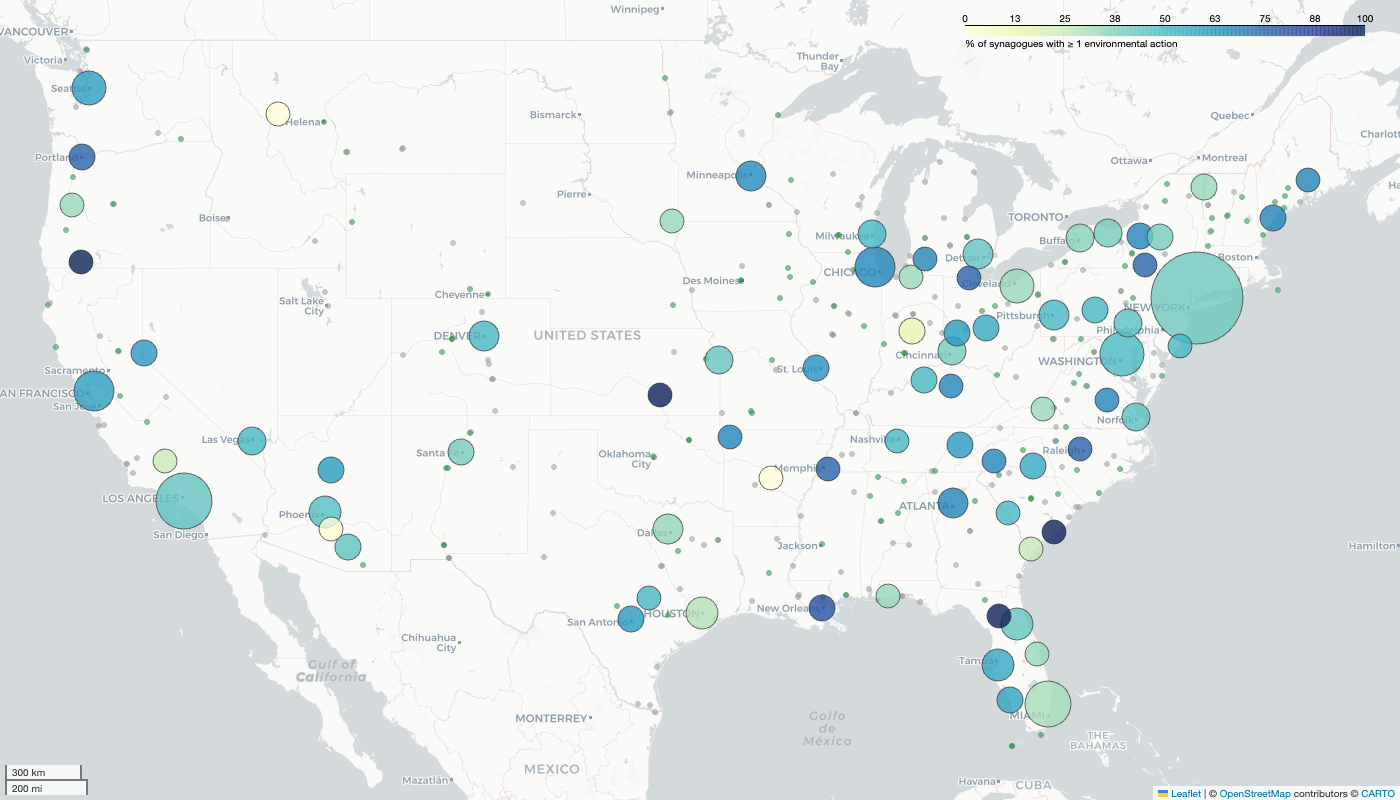

This chart was generated by the following Python code:
"""
Two-resolution map of environmental action: bubbles wherever synagogue dots
would visually overlap at the rendered scale, individual dots everywhere else.

Bubbles
-------
Rather than a fixed list of metro areas, bubbles are formed dynamically: every
crawled, coordinate-having synagogue is projected into the same Web Mercator
pixel space Leaflet itself uses at the zoom level this map's `fit_bounds` will
land on (see `compute_fit_zoom`), then clustered with DBSCAN using a pixel-
distance threshold (`CLUSTER_EPS_PX`) approximating "these dots would overlap
on screen." Any cluster with >= `MIN_CLUSTER_SIZE` points becomes one bubble:
bubble AREA (not radius) is proportional to synagogue count, bubble FILL COLOR
is the percentage of that cluster's synagogues with >=1 environmental action.
This naturally produces many small bubbles for small/mid-size cities and a few
large ones for the biggest metros, with no hand-maintained city list — see
KNOWN_DATA_ISSUES.md for why this is scale-dependent (tied to the fixed
MAP_WIDTH_PX/MAP_HEIGHT_PX render size below).

Dots
----
Every synagogue DBSCAN leaves as noise (not close enough to >= MIN_CLUSTER_SIZE
neighbors to form a bubble) gets its own small dot, colored by whether it has
>=1 action.

Rendering
---------
Built with Folium (real Leaflet.js, unlike every other interactive map in this
repo, which is Plotly). The tracked deliverable is a static PNG: the Folium
HTML is rendered headless in Chrome (via selenium) and screenshotted. This is
the ONLY figure in `11_analysis` that needs live internet access at
regeneration time (to fetch CartoDB basemap tiles) in addition to the DB
tunnel every other script needs. No on-map legend or zoom control — kept
deliberately minimal; bubble/dot semantics are documented here and in
figure_statistics.md instead.

Outputs (into the --source output dir):
  dense_area_bubble_map.html   interactive Folium map
  dense_area_bubble_map.png    static screenshot (primary tracked figure)
  dense_area_bubble_map.json   per-cluster + outside-area counts, for
                                figure_statistics.md

Usage:
    python 11_analysis/dense_area_bubble_map.py [--source page_chunks] [--tile-wait 3.0]
        [--color-by {pct_action,mean_actions}] [--radius-scale {sqrt,log}] [--legend]

    Non-default --color-by/--radius-scale/--legend combos write to a suffixed
    filename (e.g. dense_area_bubble_map_mean_actions_legend.png) rather than
    the default dense_area_bubble_map.png, so variants can be compared side by
    side without overwriting the tracked figure.
"""

import argparse
import json
import math
import os
import sys
import time
from pathlib import Path

import numpy as np
import pandas as pd
import psycopg2
import folium
from branca.colormap import linear
from dotenv import load_dotenv
from sklearn.cluster import DBSCAN

ROOT = Path(__file__).parent.parent
load_dotenv(ROOT / ".env")
HERE = Path(__file__).parent
OUT = HERE          # reassigned in main() from --source
sys.path.insert(0, str(HERE / "recreate_existing"))
import recreate_common as rc  # noqa: E402
from recreate_common import excluded_ids_sql  # noqa: E402

# Same contiguous-US box the original crawl was scoped to.
US_LAT = (24.0, 49.0)
US_LON = (-125.0, -66.0)

MAP_WIDTH_PX = 1400
MAP_HEIGHT_PX = 800
TILE_SIZE = 256          # Leaflet's default tile size, in px

# Two dots whose projected centers land within this many px of each other are
# treated as "would visually overlap" at the fit zoom computed below. Tuned by
# eye against the rendered PNG, not derived analytically.
CLUSTER_EPS_PX = 10
MIN_CLUSTER_SIZE = 3     # fewer than this stays individual dots, not a bubble

MIN_RADIUS_PX = 10
MAX_RADIUS_PX = 46
ACTION_COLOR = "#238b45"     # outside dot, took >=1 action
NO_ACTION_COLOR = "#969696"  # outside dot, no action


def get_conn():
    return psycopg2.connect(
        host=os.getenv("DB_HOST", "localhost"),
        port=int(os.getenv("DB_PORT", 8989)),
        dbname=os.getenv("DB_NAME", "synagogues"),
        user=os.getenv("DB_USER", "research"),
        password=os.getenv("DB_PASSWORD"),
    )


def load_points() -> pd.DataFrame:
    """One row per crawled, coordinate-having synagogue: id, name, lat, lon,
    n_actions (0 if none). Same population as synagogue_action_pointcloud.py."""
    conn = get_conn()
    cur = conn.cursor()
    cur.execute(f"""
        WITH crawled AS (
            SELECT DISTINCT s.id, s.name, s.lat, s.lon
            FROM synagogues s
            JOIN websites w ON w.synagogue_id = s.id AND w.has_error = FALSE
            WHERE s.lat IS NOT NULL AND s.lon IS NOT NULL
              AND {excluded_ids_sql("s")}
        ),
        action_counts AS (
            SELECT s.id, COUNT(*) AS n_actions
            FROM synagogues s
            JOIN websites w ON w.synagogue_id = s.id AND w.has_error = FALSE
            JOIN web_pages wp ON wp.website_id = w.id
            {rc.action_join_sql("wp", "c", "m")}
            WHERE c.category <> 'N/A' AND c.category IS NOT NULL
              AND (c.error IS NULL OR c.error = '')
              AND {excluded_ids_sql("s")}
            GROUP BY s.id
        )
        SELECT c.id, c.name, c.lat, c.lon, COALESCE(ac.n_actions, 0) AS n_actions
        FROM crawled c
        LEFT JOIN action_counts ac ON ac.id = c.id
    """)
    df = pd.DataFrame(cur.fetchall(), columns=["id", "name", "lat", "lon", "n_actions"])
    cur.close(); conn.close()
    return df


def _mercator_xy(lat: float, lon: float) -> tuple[float, float]:
    """Normalized (x, y) in [0, 1] x [0, 1], standard Web Mercator (EPSG:3857)
    as used by every slippy-map tile scheme, including Leaflet's default."""
    x = (lon + 180.0) / 360.0
    lat_rad = math.radians(lat)
    y = 0.5 - math.log(math.tan(math.pi / 4 + lat_rad / 2)) / (2 * math.pi)
    return x, y


def compute_fit_zoom(width_px: int, height_px: int,
                      lat_range: tuple, lon_range: tuple) -> int:
    """The zoom level Leaflet's `fit_bounds` will settle on for this bbox and
    container size. Leaflet computes a continuous best-fit zoom then snaps
    DOWN to the nearest integer (default zoomSnap=1) so the bounds are
    guaranteed to still fit — replicate both steps so clustering happens at
    the zoom the final screenshot will actually render at."""
    x0, _ = _mercator_xy(0, lon_range[0])
    x1, _ = _mercator_xy(0, lon_range[1])
    _, y_north = _mercator_xy(lat_range[1], 0)
    _, y_south = _mercator_xy(lat_range[0], 0)
    bbox_w, bbox_h = (x1 - x0), (y_south - y_north)
    scale = min(width_px / (bbox_w * TILE_SIZE), height_px / (bbox_h * TILE_SIZE))
    return math.floor(math.log2(scale))


def _project_px(lat: float, lon: float, zoom: int) -> tuple[float, float]:
    x, y = _mercator_xy(lat, lon)
    world_px = TILE_SIZE * (2 ** zoom)
    return x * world_px, y * world_px


def cluster_points(df: pd.DataFrame) -> tuple[list[dict], pd.DataFrame, int]:
    """DBSCAN over each point's on-screen pixel position at the zoom this map
    will actually render at. Returns (bubbles, outside_df, zoom_used)."""
    zoom = compute_fit_zoom(MAP_WIDTH_PX, MAP_HEIGHT_PX, US_LAT, US_LON)
    coords = np.array([_project_px(lat, lon, zoom)
                        for lat, lon in zip(df["lat"], df["lon"])])
    labels = DBSCAN(eps=CLUSTER_EPS_PX, min_samples=MIN_CLUSTER_SIZE).fit_predict(coords)
    df = df.copy()
    df["cluster"] = labels
    df["took_action"] = df["n_actions"] > 0

    bubbles = []
    for cluster_id, g in df[df["cluster"] != -1].groupby("cluster"):
        bubbles.append({
            "n": int(len(g)),
            "n_with_action": int(g["took_action"].sum()),
            "pct_with_action": round(100 * g["took_action"].mean(), 1),
            # mean action count per synagogue in the cluster, over ALL of its
            # synagogues (incl. zero-action ones) — the "per_synagogue" metric,
            # not "per env-active synagogue" (matches fig_categories_per_synagogue
            # etc. elsewhere in this repo).
            "mean_actions": round(float(g["n_actions"].mean()), 2),
            "centroid_lat": round(float(g["lat"].mean()), 4),
            "centroid_lon": round(float(g["lon"].mean()), 4),
        })
    bubbles.sort(key=lambda b: -b["n"])

    outside = df[df["cluster"] == -1]
    return bubbles, outside, zoom


def build_stats(df: pd.DataFrame) -> tuple[dict, pd.DataFrame]:
    bubbles, outside, zoom = cluster_points(df)
    stats = {
        "source": rc.get_source(),
        "n_total": int(len(df)),
        "cluster_eps_px": CLUSTER_EPS_PX,
        "min_cluster_size": MIN_CLUSTER_SIZE,
        "fit_zoom_used": zoom,
        "n_bubbles": len(bubbles),
        "buckets": bubbles,
        "n_outside": int(len(outside)),
        "n_outside_with_action": int(outside["took_action"].sum()),
        "pct_outside_with_action": (round(100 * outside["took_action"].mean(), 1)
                                     if len(outside) else None),
    }
    return stats, outside


def bubble_radius(n: int, min_n: int, max_n: int, scale: str = "sqrt") -> float:
    """Radius (px), by one of two scales:
      - "sqrt" (default): drawn AREA proportional to n, standard cartographic
        practice, anchored at 0 (radius 0 would mean n=0).
      - "log": linear in log(n) between the smallest and largest bubble in this
        run, i.e. equal ratios of n get equal radius steps — compresses the
        huge gap between a 1000+ -synagogue metro and a 3-synagogue cluster
        (both survive MIN_CLUSTER_SIZE) far less harshly than sqrt does.
    """
    if max_n <= 0:
        return MIN_RADIUS_PX
    if scale == "log":
        if max_n <= min_n:
            return MAX_RADIUS_PX
        frac = (math.log(n) - math.log(min_n)) / (math.log(max_n) - math.log(min_n))
        return MIN_RADIUS_PX + (MAX_RADIUS_PX - MIN_RADIUS_PX) * frac
    return MIN_RADIUS_PX + (MAX_RADIUS_PX - MIN_RADIUS_PX) * math.sqrt(n / max_n)


def build_map(stats: dict, outside: pd.DataFrame, color_by: str = "pct_action",
              radius_scale: str = "sqrt", legend: bool = False) -> folium.Map:
    center_lat = sum(US_LAT) / 2
    center_lon = sum(US_LON) / 2
    m = folium.Map(location=[center_lat, center_lon], tiles="cartodbpositron",
                    zoom_start=5, zoom_control=False, control_scale=True,
                    width=MAP_WIDTH_PX, height=MAP_HEIGHT_PX)
    m.get_root().html.add_child(folium.Element(
        "<style>body{margin:0;padding:0;}</style>"))
    m.fit_bounds([[US_LAT[0], US_LON[0]], [US_LAT[1], US_LON[1]]])

    if color_by == "mean_actions":
        color_field, color_caption = "mean_actions", "Mean action count per synagogue"
        color_max = max((b["mean_actions"] for b in stats["buckets"]), default=1) or 1
        cmap = linear.YlGnBu_09.scale(0, color_max)
    else:
        color_field, color_caption = "pct_with_action", "% of synagogues with ≥ 1 environmental action"
        cmap = linear.YlGnBu_09.scale(0, 100)
    cmap.caption = color_caption
    cmap.add_to(m)

    ns = [b["n"] for b in stats["buckets"]]
    min_n, max_n = (min(ns), max(ns)) if ns else (1, 1)

    # outside dots first, so bubbles draw on top
    for _, r in outside.iterrows():
        color = ACTION_COLOR if r["took_action"] else NO_ACTION_COLOR
        folium.CircleMarker(
            location=[r["lat"], r["lon"]], radius=3,
            color=None, fill=True, fill_color=color, fill_opacity=0.55,
            weight=0,
            tooltip=f"{r['name']}<br>actions: {int(r['n_actions'])}",
        ).add_to(m)

    for b in stats["buckets"]:
        folium.CircleMarker(
            location=[b["centroid_lat"], b["centroid_lon"]],
            radius=bubble_radius(b["n"], min_n, max_n, radius_scale),
            color="#333333", weight=1, opacity=0.7,
            fill=True, fill_color=cmap(b[color_field]), fill_opacity=0.78,
            tooltip=(f"{b['n']} synagogues<br>"
                     f"{b['pct_with_action']:.0f}% with ≥ 1 action<br>"
                     f"{b['mean_actions']:.2f} mean actions/synagogue"),
        ).add_to(m)

    if legend:
        _add_legend(m, min_n, max_n, radius_scale)
    return m


def _add_legend(m: folium.Map, min_n: int, max_n: int, radius_scale: str) -> None:
    """Bubble-size reference + outside-dot color key, appended after the map's
    own div (fixed pixel size, not "100%") so it renders as a normal block
    below the map instead of a floating overlay that could hide data."""
    ref_counts = sorted({int(max(min_n, round(max_n * f, -1) or min_n))
                          for f in (0.15, 0.5, 1.0)} | {min_n})
    size_items = "".join(
        f'<div style="display:flex;align-items:center;margin-right:22px;">'
        f'<div style="width:{2*bubble_radius(n, min_n, max_n, radius_scale):.0f}px;'
        f'height:{2*bubble_radius(n, min_n, max_n, radius_scale):.0f}px;border-radius:50%;'
        f'background:#cccccc;border:1px solid #333;flex-shrink:0;"></div>'
        f'<span style="margin-left:6px;white-space:nowrap;">{n} synagogues</span></div>'
        for n in ref_counts
    )
    legend_html = f"""
    <div style="width:{MAP_WIDTH_PX}px; box-sizing:border-box; background:white;
                padding: 10px 16px; border-top: 1px solid #ccc;
                font-size: 13px; font-family: sans-serif; display:flex;
                align-items:center; flex-wrap:wrap; gap:10px 30px;">
      <div style="display:flex; align-items:center; flex-wrap:wrap;">
        <span style="font-weight:bold; margin-right:14px; white-space:nowrap;">
          Bubble size = synagogue count ({radius_scale} radius)</span>
        {size_items}
      </div>
      <div style="display:flex; align-items:center;">
        <span style="font-weight:bold; margin-right:14px; white-space:nowrap;">
          Outside dots</span>
        <div style="display:flex;align-items:center;margin-right:16px;">
          <div style="width:10px;height:10px;border-radius:50%;
                      background:{ACTION_COLOR};flex-shrink:0;"></div>
          <span style="margin-left:6px;white-space:nowrap;">&ge; 1 action</span></div>
        <div style="display:flex;align-items:center;">
          <div style="width:10px;height:10px;border-radius:50%;
                      background:{NO_ACTION_COLOR};flex-shrink:0;"></div>
          <span style="margin-left:6px;white-space:nowrap;">no action found</span></div>
      </div>
    </div>
    """
    m.get_root().html.add_child(folium.Element(legend_html))


LEGEND_HEIGHT_PX = 110   # empirically enough for one row of the legend bar


def render_png(html_path: Path, png_path: Path, width: int = MAP_WIDTH_PX,
               height: int = MAP_HEIGHT_PX, tile_wait: float = 3.0) -> None:
    """Headless-Chrome screenshot of the saved Folium HTML, cropped to exactly
    (width, height). Needs internet access at run time to fetch basemap tiles
    from the CartoDB tile server.

    Screenshotting the raw viewport at exactly (width, height) isn't reliable:
    Leaflet keeps whole 256px tiles and a zoom-animation "proxy" element in
    the DOM past the container's clipped edge, which can inflate
    document.body.scrollHeight well beyond the map's true 800px (observed
    907px) despite rendering fine visually. Sidestep that entirely by
    rendering into a deliberately taller window, then hard-cropping the
    screenshot with PIL to the intended pixel size — the map div is always
    placed at (0, 0), so this is exact regardless of what Leaflet leaves
    poking out below it."""
    from selenium import webdriver
    from selenium.webdriver.chrome.options import Options
    from PIL import Image

    opts = Options()
    opts.add_argument("--headless=new")
    opts.add_argument(f"--window-size={width},{height + 200}")
    opts.add_argument("--hide-scrollbars")
    driver = webdriver.Chrome(options=opts)
    try:
        driver.set_window_size(width, height + 200)
        driver.get(f"file://{html_path.resolve()}")
        time.sleep(tile_wait)   # let Leaflet tiles + markers finish loading
        raw_path = png_path.with_suffix(".raw.png")
        driver.save_screenshot(str(raw_path))
    finally:
        driver.quit()

    Image.open(raw_path).crop((0, 0, width, height)).save(png_path)
    raw_path.unlink()


def main():
    ap = argparse.ArgumentParser(description=__doc__,
                                  formatter_class=argparse.RawDescriptionHelpFormatter)
    rc.add_source_arg(ap)
    ap.add_argument("--tile-wait", type=float, default=3.0,
                     help="seconds to wait for basemap tiles before "
                          "screenshotting (default 3.0)")
    ap.add_argument("--color-by", choices=("pct_action", "mean_actions"),
                     default="pct_action",
                     help="bubble fill: %% with >=1 action (default), or mean "
                          "action count per synagogue in the cluster")
    ap.add_argument("--radius-scale", choices=("sqrt", "log"), default="sqrt",
                     help="bubble radius vs. synagogue count: area-proportional "
                          "sqrt (default), or log-spaced between the smallest "
                          "and largest bubble found")
    ap.add_argument("--legend", action="store_true",
                     help="add the bubble-size / outside-dot legend bar below "
                          "the map (off by default)")
    args = ap.parse_args()
    global OUT
    rc.set_source(args.source)   # must precede excluded_ids_sql()
    OUT = rc.out_dir(HERE)

    # Non-default combos write to a distinctly suffixed filename so a variant
    # run never overwrites the tracked default figure — lets two renders sit
    # side by side for comparison.
    suffix_parts = []
    if args.color_by != "pct_action":
        suffix_parts.append(args.color_by)
    if args.radius_scale != "sqrt":
        suffix_parts.append(f"{args.radius_scale}radius")
    if args.legend:
        suffix_parts.append("legend")
    base_name = "dense_area_bubble_map" + ("_" + "_".join(suffix_parts) if suffix_parts else "")

    df = load_points()
    stats, outside = build_stats(df)
    stats["color_by"] = args.color_by
    stats["radius_scale"] = args.radius_scale
    print(f"Synagogues placed: {stats['n_total']}  |  fit_zoom={stats['fit_zoom_used']}  "
          f"|  {stats['n_bubbles']} bubbles covering "
          f"{sum(b['n'] for b in stats['buckets'])}  |  outside: {stats['n_outside']}")
    for b in stats["buckets"][:15]:
        print(f"  n={b['n']:5d}  {b['pct_with_action']:5.1f}% with action  "
              f"mean={b['mean_actions']:5.2f}  @ ({b['centroid_lat']}, {b['centroid_lon']})")
    if stats["n_bubbles"] > 15:
        print(f"  ... and {stats['n_bubbles'] - 15} more bubbles")

    m = build_map(stats, outside, color_by=args.color_by,
                  radius_scale=args.radius_scale, legend=args.legend)
    html_path = OUT / f"{base_name}.html"
    png_path = OUT / f"{base_name}.png"
    m.save(str(html_path))
    print(f"Wrote {html_path}")

    render_height = MAP_HEIGHT_PX + (LEGEND_HEIGHT_PX if args.legend else 0)
    render_png(html_path, png_path, height=render_height, tile_wait=args.tile_wait)
    print(f"Wrote {png_path}")

    (OUT / f"{base_name}.json").write_text(json.dumps(stats, indent=2))
    print(f"Wrote {OUT / f'{base_name}.json'}")


if __name__ == "__main__":
    main()
